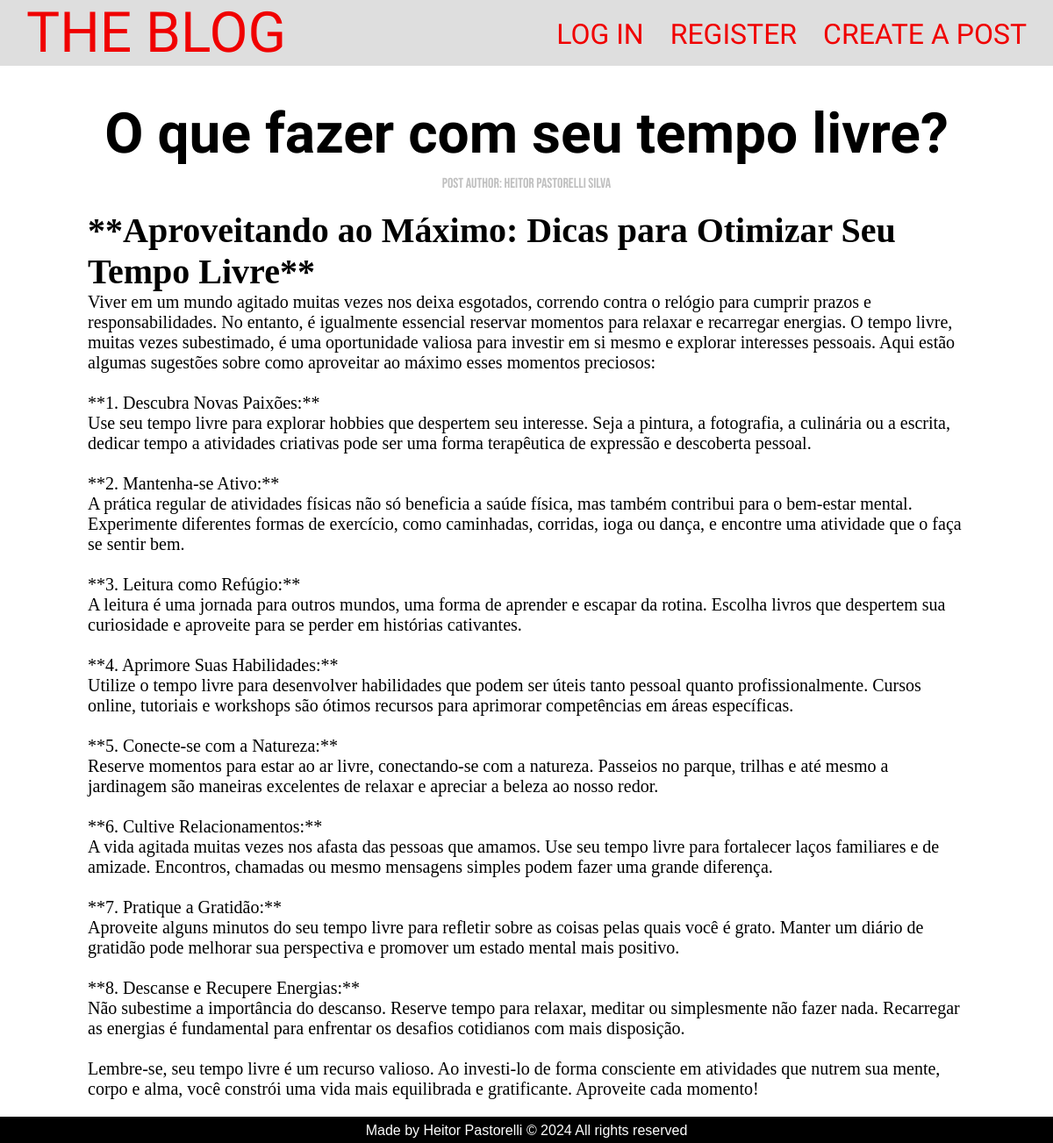
Page /see_post/1 on the committed database.
### main.py (models this page shows)
class Posts(db.Model):
    __tablename__ = "post"
    id = db.Column(db.Integer, primary_key=True)
    author_id = db.Column(db.Integer,unique=False, nullable=False)
    title = db.Column(db.String(200), unique=False, nullable=False)
    content = db.Column(db.Text, unique=False, nullable=False)
    description = db.Column(db.String(200), unique=False, nullable=False)

class Author(db.Model, UserMixin):
    __tablename__ = "author"
    id = db.Column(db.Integer, primary_key=True)
    name = db.Column(db.String(200), unique=False, nullable=False)
    password = db.Column(db.String(100), unique=False, nullable=False)
    email = db.Column(db.String(200), unique=True, nullable=False)

### main.py (the view)
@app.route('/see_post/<int:post_id>', methods=['GET'])
def see_post(post_id):
    requested_post = db.session.get(Posts, post_id)
    user_author = db.session.get(Author, (db.session.get(Posts, post_id).author_id)).name
    print(type(requested_post.content))
    return render_template('post.html', post=requested_post, user_author=user_author)

### templates/post.html (shortened to what this page needs)
<!DOCTYPE html>
<html lang="en">
<head>
    {% include "header.html" %}
</head>
<body>
    {% include "navbar.html" %}
    <div id="post">
        <h1 id="post-title">{{post.title}}</h1>
        <p id="post-author">Post author: {{user_author}}</p>
        <div id="post-content">
            {{post.content|safe }}
        </div>
    </div>
    {% include 'footer.html' %}
</body>
</html>

### templates/header.html (shortened to what this page needs)
<link rel="stylesheet" href="../static/css/main.css">

### templates/navbar.html
<div id="navbar">
    <p><a href="{{ url_for('home') }}">THE BLOG</a></p>
    <ul >
        <li class="nav-item"><a href="{{url_for('login')}}">LOG IN</a></li>
        <li class="nav-item"><a href="{{url_for('register')}}">REGISTER</a></li>
        <li class="nav-item"><a href="{{url_for('create_post')}}">CREATE A POST</a></li>
    </ul>
</div>

### templates/footer.html
<div id="footer">
    <p id="footer-text">Made by <a>Heitor Pastorelli</a> © 2024 All rights reserved</p>
</div>

### static/css/main.css (style rules this page uses)
* { padding: 0; margin: 0; list-style: none; text-decoration: 0; }
a { color: inherit; }
body { margin-bottom: 30px; }
#navbar { background-color: #DEDEDE; display: flex; justify-content: space-between; font-family: 'League Gothic', sans-serif; color: #F00000; }
#navbar p { font-size:64px; margin-left: 30px; }
#navbar ul { display: flex; font-size: 32px; }
#navbar ul li { margin: 20px 30px 0px 0px; }
#post-title { font-family: 'League Gothic', sans-serif; font-size: 64px; margin: 20px 0 10px 0; }
#post-author { font-family: 'Bebas Neue', sans-serif; color: #bfbfbf; margin-bottom: 20px; }
#post-content { font-family: 'Times New Roman', 'Times', 'serif'; font-size: 20px; margin-bottom: 20px; max-width: 1000px; }
#post { margin: 20px; display: flex; align-items: center; flex-direction: column; }
#footer { background-color: #000000; height: 30px; position: fixed; bottom: 0; width: 100%; display: flex; justify-content: center; }
#footer-text { margin-top: 7px; font-size: 16px; font-family: Arial, Helvetica, sans-serif; color: #FFFF; }

### rows in the picture
Posts: title "O que fazer com seu tempo livre?", content "**Aproveitando ao Máximo: Dicas para Otimizar Seu Tempo Livre** Viver em um mundo agitado muitas vezes nos deixa esgotados, correndo contra o relógio para cumprir prazos e responsabilidades. No entanto, é igualmente essencial reservar momentos para relaxar e recarregar energias. O tempo livre, muitas vezes subestimado, é uma oportunidade valiosa para investir em si mesmo e explorar interesses pessoais. Aqui estão algumas sugestões sobre como aproveitar ao máximo esses momentos preciosos: **1. Descubra Novas Paixões:** Use seu tempo livre para explorar hobbies que despertem seu interesse. Seja a pintura, a fotografia, a culinária ou a escrita, dedicar tempo a atividades criativas pode ser…"
Author: name "Heitor Pastorelli Silva"
